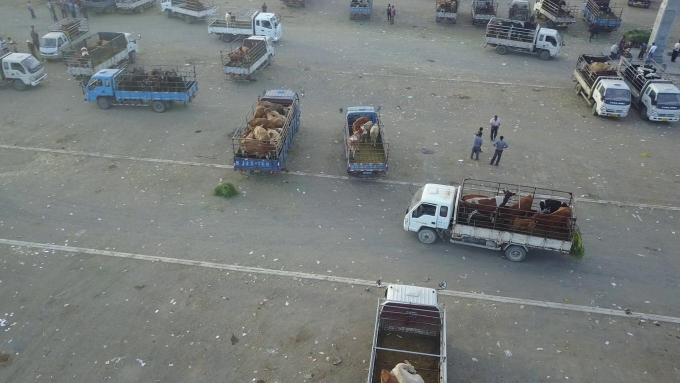
#> input picture proxy_denoise/data/uav_00000.png, 1360 x 765 px, given as the content of the folder data/clean_uav, which was not available (shown at 1/2 size)
$ python fetch_and_prepare.py
#> lines starting #> are read from the running program, lines starting #| are printed output that depends on the picture; pictures that were not available may be replaced by others from this repository, and a replacement may not be noted
### uav_quality_analysis/synthesize_pairs.py

import os
import argparse
from pathlib import Path
import csv

import imageio.v2 as imageio

from degrade_ops import DegradeConfig, degrade_image

def ensure_dir(p: str):
    os.makedirs(p, exist_ok=True)

def is_image(p: Path):
    return p.suffix.lower() in {'.png', '.jpg', '.jpeg', '.bmp', '.tif', '.tiff'}

def make_pairs(clean_dir: str, out_low: str, out_high: str, pairs_csv: str,
               downscale: float, blur: float, L_scale: float,
               motion_len: int = 0, motion_angle: float = 0.0,
               add_noise: bool = False, noise_sigma: float = 0.01,
               interpolation_order: int = 1):
    ensure_dir(out_low); ensure_dir(out_high)
    rows = []
    cfg = DegradeConfig(
        downscale=downscale,
        interpolation_order=interpolation_order,
        blur_sigma=blur,
        motion_length=motion_len,
        motion_angle_deg=motion_angle,
        L_scale=L_scale,
        add_gaussian_noise=add_noise,
        noise_sigma=noise_sigma
    )

    clean_dir = Path(clean_dir)
    imgs = sorted([p for p in clean_dir.iterdir() if p.is_file() and is_image(p)])
    if not imgs:
        raise SystemExit(f"No images found in {clean_dir}")

    for i, p in enumerate(imgs):
        clean = imageio.imread(p)
        degraded = degrade_image(clean, cfg)

        pid = p.stem
        low_path = Path(out_low) / f"{pid}.png"
        high_path = Path(out_high) / f"{pid}.png"

        imageio.imwrite(low_path, (degraded * 255).astype('uint8'))
        imageio.imwrite(high_path, clean)

        rows.append({"id": pid, "low": str(low_path), "high": str(high_path)})

    with open(pairs_csv, "w", newline="", encoding="utf-8") as f:
        w = csv.DictWriter(f, fieldnames=["id", "low", "high"])
        w.writeheader()
        for r in rows:
            w.writerow(r)

    print(f"Wrote {len(rows)} pairs to {pairs_csv}")

# [32 lines left out: functions parse_args, main, not called in this run]

# [2 lines that do not run on import are left out]

### uav_quality_analysis/degrade_ops.py

import numpy as np
from dataclasses import dataclass
from skimage import color, transform, util
from scipy.ndimage import gaussian_filter, convolve

@dataclass
class DegradeConfig:
    downscale: float = 0.5
    interpolation_order: int = 1
    blur_sigma: float = 1.2
    motion_length: int = 0
    motion_angle_deg: float = 0.0
    L_scale: float = 0.7
    add_gaussian_noise: bool = False
    noise_sigma: float = 0.01

def _to_float01(img: np.ndarray) -> np.ndarray:
    img = util.img_as_float32(img)
    return np.clip(img, 0.0, 1.0)

def _apply_lab_L_scale(img_rgb01: np.ndarray, L_scale: float) -> np.ndarray:
    lab = color.rgb2lab(img_rgb01)
    L, a, b = lab[:,:,0], lab[:,:,1], lab[:,:,2]
    L = np.clip(L * L_scale, 0, 100)
    lab2 = np.stack([L, a, b], axis=-1)
    out = color.lab2rgb(lab2)
    return np.clip(out, 0.0, 1.0)

# [18 lines left out: function _motion_kernel, not called in this run]

def degrade_image(clean_img: np.ndarray, cfg: DegradeConfig) -> np.ndarray:
    x = _to_float01(clean_img)
    if x.ndim == 2:
        x = np.stack([x, x, x], axis=-1)
    H, W, _ = x.shape

    if 0 < cfg.downscale < 1.0:
        h2, w2 = max(2, int(H * cfg.downscale)), max(2, int(W * cfg.downscale))
        small = transform.resize(x, (h2, w2), order=cfg.interpolation_order, mode='reflect', anti_aliasing=True, preserve_range=True)
        x = transform.resize(small, (H, W), order=cfg.interpolation_order, mode='reflect', anti_aliasing=True, preserve_range=True)
        x = _to_float01(x)

    if cfg.blur_sigma > 0:
        x = gaussian_filter(x, sigma=(cfg.blur_sigma, cfg.blur_sigma, 0))

    if cfg.motion_length and cfg.motion_length > 1:
        k = _motion_kernel(cfg.motion_length, cfg.motion_angle_deg)
        x = np.stack([convolve(x[:,:,c], k, mode='reflect') for c in range(x.shape[2])], axis=-1)

    x = _apply_lab_L_scale(x, cfg.L_scale)

    if cfg.add_gaussian_noise and cfg.noise_sigma > 0:
        noise = np.random.normal(0.0, cfg.noise_sigma, size=x.shape).astype(np.float32)
        x = np.clip(x + noise, 0.0, 1.0)

    return x

### uav_quality_analysis/fetch_and_prepare.py
import os
import argparse
from pathlib import Path

def ensure_dir(p: str):
    os.makedirs(p, exist_ok=True)

def fetch_visdrone_clean(clean_dir: str, num: int = 80, split: str = "train"):
    import deeplake
    import imageio.v2 as imageio
    import numpy as np

    hub = {
        "train": "hub://activeloop/visdrone-det-train",
        "val":   "hub://activeloop/visdrone-det-val",
    }
    ds_uri = hub.get(split, hub["train"])

    print(f"[INFO] Loading Deep Lake dataset (v3 API): {ds_uri}")
    # v3 用 load 沒問題；加 read_only 避免權限提示
    ds = deeplake.load(ds_uri, read_only=True)

    ensure_dir(clean_dir)
    saved = 0

    # v3：ds.tensors 是「屬性」(dict-like)，不要寫 ds.tensors()
    tensor = None
    tensor_dict = ds.tensors  # <-- 關鍵：這是屬性
    # 先找叫 'images' 的 tensor，找不到再 fallback
    if isinstance(tensor_dict, dict) and "images" in tensor_dict:
        tensor = tensor_dict["images"]
    else:
        # 任選第一個能 .numpy() 出來的 tensor
        for name, t in (tensor_dict.items() if isinstance(tensor_dict, dict) else []):
            try:
                _arr = t[0].numpy()
                if isinstance(_arr, np.ndarray):
                    tensor = t
                    break
            except Exception:
                continue

    if tensor is None:
        raise RuntimeError("Could not find an image tensor in the dataset (v3).")

    total = len(ds)
    print(f"[INFO] Dataset has {total} samples; will try to save {num}.")

    i = 0
    idx = 0
    while i < num and idx < total:
        try:
            arr = tensor[idx].numpy()  # v3 仍可用 t[i].numpy()
            # 常見格式：CHW -> 轉 HWC
            if arr.ndim == 3 and arr.shape[0] < 8:
                arr = arr.transpose(1, 2, 0)
            if arr.dtype != "uint8":
                arr = arr.astype("uint8")

            out_path = Path(clean_dir) / f"uav_{idx:05d}.jpg"
            imageio.imwrite(out_path, arr)
            i += 1
            if i % 10 == 0:
                print(f"[INFO] Saved {i} images to {clean_dir} ...")
        except Exception as e:
            print(f"[WARN] Skipping index {idx}: {e}")
        idx += 1

    print(f"[DONE] Saved {i} images to {clean_dir}")

def synthesize_pairs(clean_dir: str, out_low: str, out_high: str, pairs_csv: str,
                     downscale: float, blur: float, L_scale: float,
                     motion_len: int = 0, motion_angle: float = 0.0,
                     add_noise: bool = False, noise_sigma: float = 0.01,
                     interp: int = 1):
    try:
        from synthesize_pairs import make_pairs
        make_pairs(clean_dir, out_low, out_high, pairs_csv,
                   downscale, blur, L_scale,
                   motion_len, motion_angle,
                   add_noise, noise_sigma, interp)
    except ImportError:
        import subprocess, sys
        cmd = [
            sys.executable, "synthesize_pairs.py",
            "--clean-dir", clean_dir,
            "--out-low", out_low,
            "--out-high", out_high,
            "--pairs-csv", pairs_csv,
            "--downscale", str(downscale),
            "--blur", str(blur),
            "--L-scale", str(L_scale),
            "--motion-len", str(motion_len),
            "--motion-angle", str(motion_angle),
            "--interp", str(interp),
        ]
        if add_noise:
            cmd += ["--add-noise", "--noise-sigma", str(noise_sigma)]
        print("[INFO] Running:", " ".join(cmd))
        subprocess.check_call(cmd)

def main():
    ap = argparse.ArgumentParser(description="Fetch clean VisDrone images and synthesize (low, high) pairs")
    ap.add_argument("--num", type=int, default=80, help="Number of clean images to fetch (50~100 recommended)")
    ap.add_argument("--split", type=str, default="train", choices=["train","val"], help="VisDrone split to use")
    ap.add_argument("--out-root", type=str, default="data", help="Root folder for outputs")
    ap.add_argument("--downscale", type=float, default=0.5, help="Downscale factor (0<d<1)")
    ap.add_argument("--blur", type=float, default=1.2, help="Gaussian blur sigma")
    ap.add_argument("--L-scale", type=float, default=0.7, help="Lab L channel scale (<1 darken)")
    ap.add_argument("--motion-len", type=int, default=0, help="Motion blur kernel length (0=off)")
    ap.add_argument("--motion-angle", type=float, default=0.0, help="Motion blur angle")
    ap.add_argument("--add-noise", action="store_true", help="Add Gaussian noise")
    ap.add_argument("--noise-sigma", type=float, default=0.01, help="Noise sigma")
    ap.add_argument("--interp", type=int, default=1, help="Resize interpolation order (1=bilinear,3=bicubic)")
    args = ap.parse_args()

    clean_dir = os.path.join(args.out_root, "clean_uav")
    out_low = os.path.join(args.out_root, "low")
    out_high = os.path.join(args.out_root, "high")
    pairs_csv = os.path.join(args.out_root, "pairs.csv")

    fetch_visdrone_clean(clean_dir, num=args.num, split=args.split)
#> (the call stopped at in fetch_visdrone_clean, `ds = deeplake.load(ds_uri, read_only=True)`: deeplake is not available in this run)

    synthesize_pairs(clean_dir, out_low, out_high, pairs_csv,
                     args.downscale, args.blur, args.L_scale,
                     args.motion_len, args.motion_angle,
                     args.add_noise, args.noise_sigma,
                     args.interp)
#> in make_pairs, clean is the input picture: shape (765, 1360, 3); mean R, G, B 119.2, 124, 123.2
#> in degrade_image, `small = transform.resize(x, (h2, w2), order=cfg.interpolation_order, m..`:
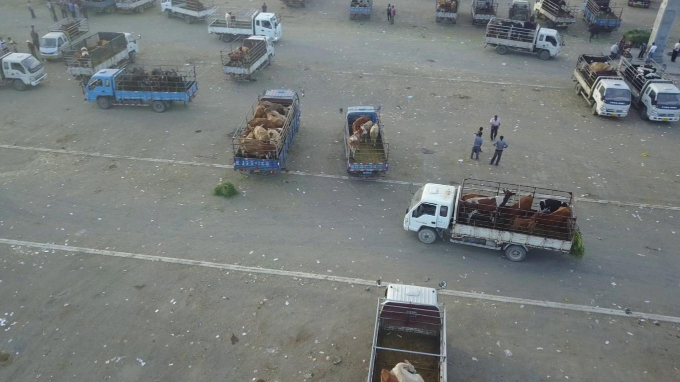
#> small: shape (382, 680, 3) float32; mean R, G, B 0.468, 0.486, 0.483
#> in _apply_lab_L_scale, `lab = color.rgb2lab(img_rgb01)`: lab: shape (765, 1360, 3) float32; mean of channels 0, 1, 2 51.4, -1.8, -0.2
#> in _apply_lab_L_scale, `L, a, b = lab[:,:,0], lab[:,:,1], lab[:,:,2]`:
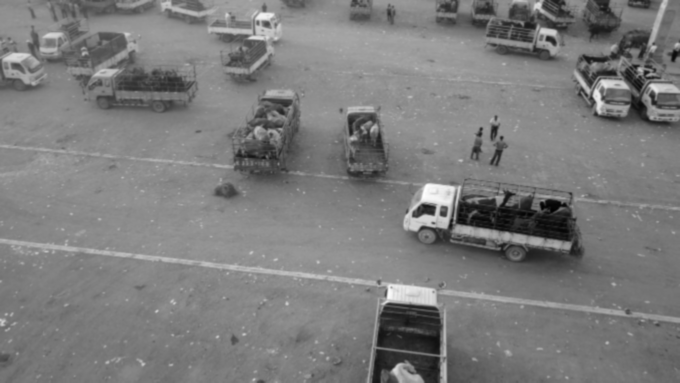
#> L: shape (765, 1360) float32 (shown at 1/2 size); min 9.22, max 95.94, mean 51.4; drawn with min black and max white
#> in _apply_lab_L_scale, `L, a, b = lab[:,:,0], lab[:,:,1], lab[:,:,2]`:
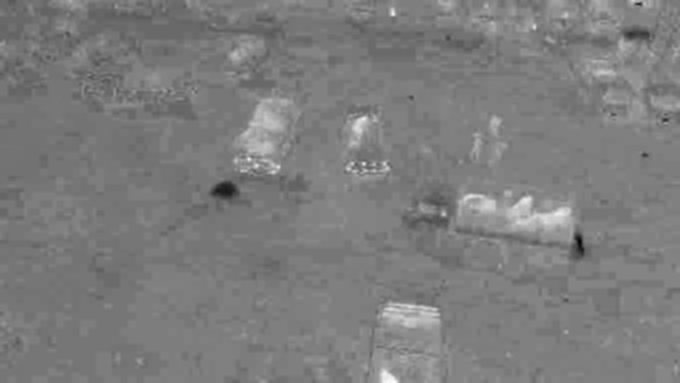
#> a: shape (765, 1360) float32 (shown at 1/2 size); min -17.84, max 14.82, mean -1.84; drawn with min black and max white
#> in _apply_lab_L_scale, `L, a, b = lab[:,:,0], lab[:,:,1], lab[:,:,2]`:
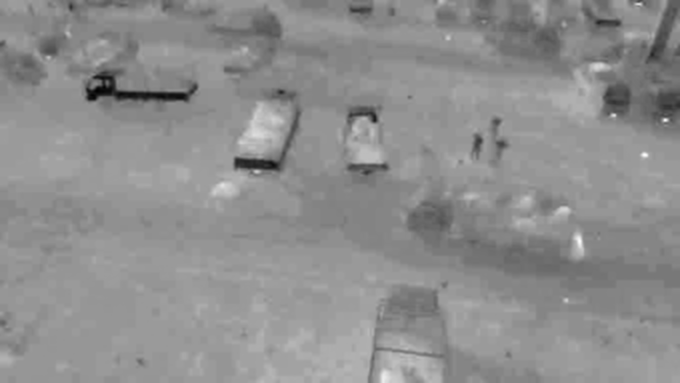
#> b: shape (765, 1360) float32 (shown at 1/2 size); min -32.96, max 25.66, mean -0.2; drawn with min black and max white
#> in _apply_lab_L_scale, `lab2 = np.stack([L, a, b], axis=-1)`:
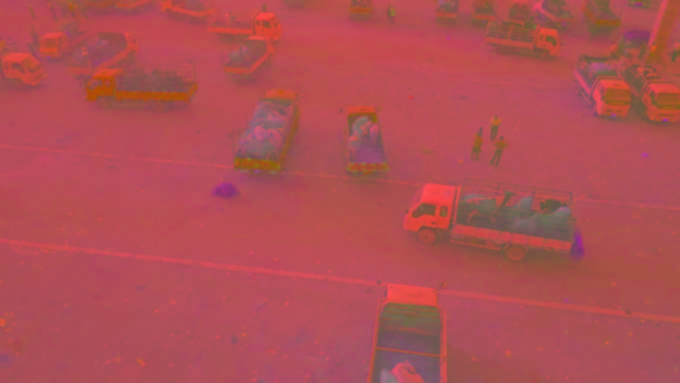
#> lab2: shape (765, 1360, 3) float32 (shown at 1/2 size); mean of channels 0, 1, 2 36, -1.8, -0.2; drawn with min black and max white
#> in _apply_lab_L_scale, `out = color.lab2rgb(lab2)`:
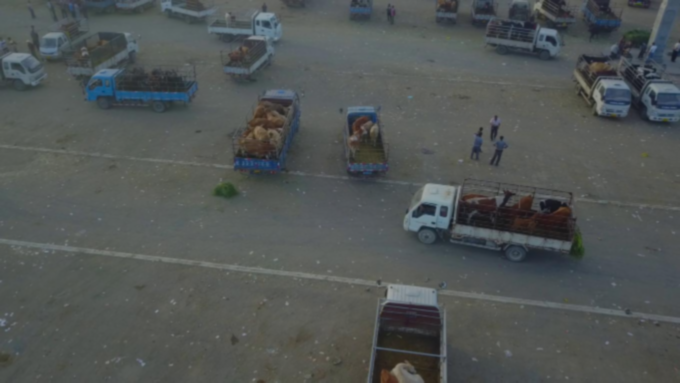
#> out: shape (765, 1360, 3) float32 (shown at 1/2 size); mean R, G, B 0.319, 0.337, 0.334

    print(f"""
[OK] Finished.
Clean images:   {clean_dir}
Low-quality:    {out_low}
High-quality:   {out_high}
Manifest CSV:   {pairs_csv}
Next:           python main_batch.py --pairs-csv {pairs_csv} --out-root results_batch
""")

if __name__ == "__main__":
    main()
